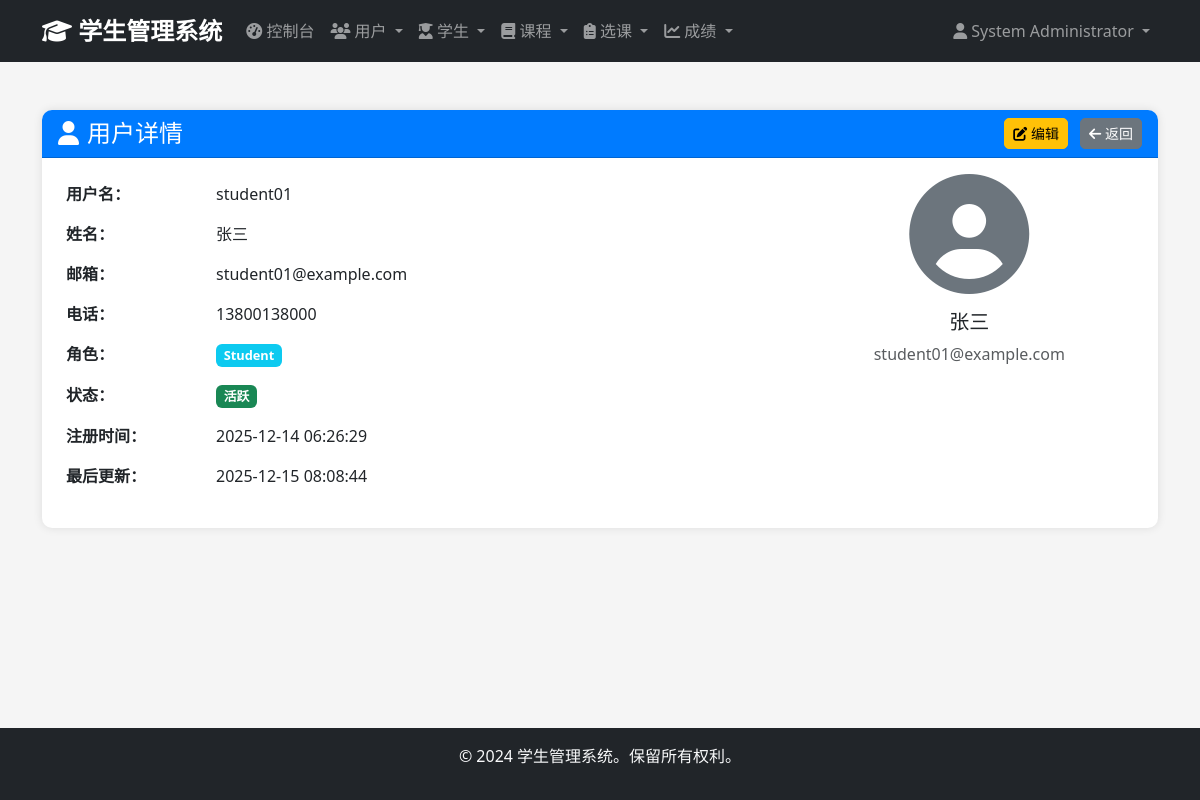
/admin/users/5 (signed in), run on an earlier commit of the app's database.
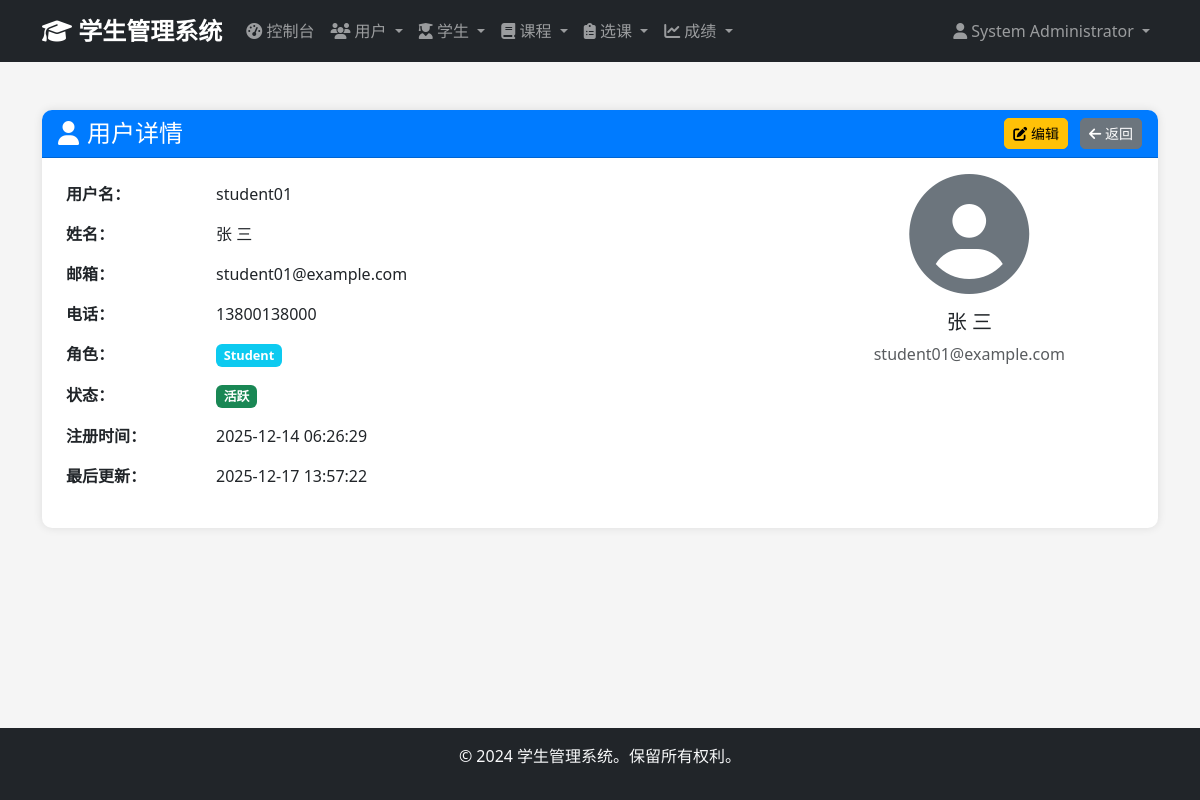
And on a later commit of the database.
### app/models/user.py (models this page shows, shortened)
class User(UserMixin, db.Model):
    __tablename__ = 'users'
    id = db.Column(db.Integer, primary_key=True)
    username = db.Column(db.String(50), unique=True, nullable=False)
    email = db.Column(db.String(100), unique=True, nullable=False)
    password_hash = db.Column(db.String(255), nullable=False)
    full_name = db.Column(db.String(100), nullable=False)
    phone = db.Column(db.String(20))
    role = db.Column(db.Enum('admin', 'student', name='user_role'), nullable=False, default='student')
    is_active = db.Column(db.Boolean, default=True)
    created_at = db.Column(db.DateTime, default=datetime.utcnow)
    updated_at = db.Column(db.DateTime, default=datetime.utcnow, onupdate=datetime.utcnow)
    administrator = db.relationship('Administrator', backref='user', uselist=False, cascade='all, delete-orphan')
    def is_admin(self):
        return self.role == 'admin'

### app/views/admin.py (the view)
@admin_bp.route('/users/<int:user_id>')
@login_required
@admin_required
def view_user(user_id):
    user = User.query.get_or_404(user_id)
    return render_template('admin/users/view.html', user=user)

### app/views/auth.py (called while the page is built)
def admin_required(f):
    @wraps(f)
    def decorated_function(*args, **kwargs):
        if not current_user.is_authenticated or not current_user.is_admin():
            flash('访问被拒绝。需要管理员权限。', 'error')
            return redirect(url_for('auth.login'))
        return f(*args, **kwargs)
    return decorated_function

### app/templates/admin/users/view.html (shortened to what this page needs)
{% extends "base.html" %}
{% block content %}
<div class="container mt-4">
    <div class="row">
        <div class="col-12">
            <div class="card">
                <div class="card-header d-flex justify-content-between align-items-center">
                    <h4 class="mb-0">
                        <i class="fas fa-user me-2"></i>用户详情
                    </h4>
                    <div>
                        <a href="{{ url_for('admin.edit_user', user_id=user.id) }}" class="btn btn-warning btn-sm me-2">
                            <i class="fas fa-edit"></i> 编辑
                        </a>
                        <a href="{{ url_for('admin.users') }}" class="btn btn-secondary btn-sm">
                            <i class="fas fa-arrow-left"></i> 返回
                        </a>
                    </div>
                </div>
                <div class="card-body">
                    <div class="row">
                        <div class="col-md-8">
                            <table class="table table-borderless">
                                <tr>
                                    <td width="150"><strong>用户名：</strong></td>
                                    <td>{{ user.username }}</td>
                                </tr>
                                <tr>
                                    <td><strong>姓名：</strong></td>
                                    <td>{{ user.full_name }}</td>
                                </tr>
                                <tr>
                                    <td><strong>邮箱：</strong></td>
                                    <td>{{ user.email }}</td>
                                </tr>
                                <tr>
                                    <td><strong>电话：</strong></td>
                                    <td>{{ user.phone or '未填写' }}</td>
                                </tr>
                                <tr>
                                    <td><strong>角色：</strong></td>
                                    <td>
                                        <span class="badge bg-{{ 'danger' if user.role == 'admin' else 'info' }}">
                                            {{ user.role.title() }}
                                        </span>
                                    </td>
                                </tr>
                                <tr>
                                    <td><strong>状态：</strong></td>
                                    <td>
                                        {% if user.is_active %}
                                            <span class="badge bg-success">活跃</span>
                                        {% else %}
                                            <span class="badge bg-secondary">未激活</span>
                                        {% endif %}
                                    </td>
                                </tr>
                                <tr>
                                    <td><strong>注册时间：</strong></td>
                                    <td>{{ user.created_at.strftime('%Y-%m-%d %H:%M:%S') if user.created_at else '未知' }}</td>
                                </tr>
                                <tr>
                                    <td><strong>最后更新：</strong></td>
                                    <td>{{ user.updated_at.strftime('%Y-%m-%d %H:%M:%S') if user.updated_at else '未知' }}</td>
                                </tr>
                            </table>
                        </div>
                        <div class="col-md-4">
                            <div class="text-center">
                                <div class="mb-3">
                                    <i class="fas fa-user-circle" style="font-size: 120px; color: #6c757d;"></i>
                                </div>
                                <h5>{{ user.full_name }}</h5>
                                <p class="text-muted">{{ user.email }}</p>
                            </div>
                        </div>
                    </div>
                </div>
            </div>
        </div>
    </div>
</div>
{% endblock %}

What changed in the data, as far as the page shows it:
changed User "student01": full_name "张三" → "张 三"; updated_at "2025-12-15 08:08:44" → "2025-12-17 13:57:22"
